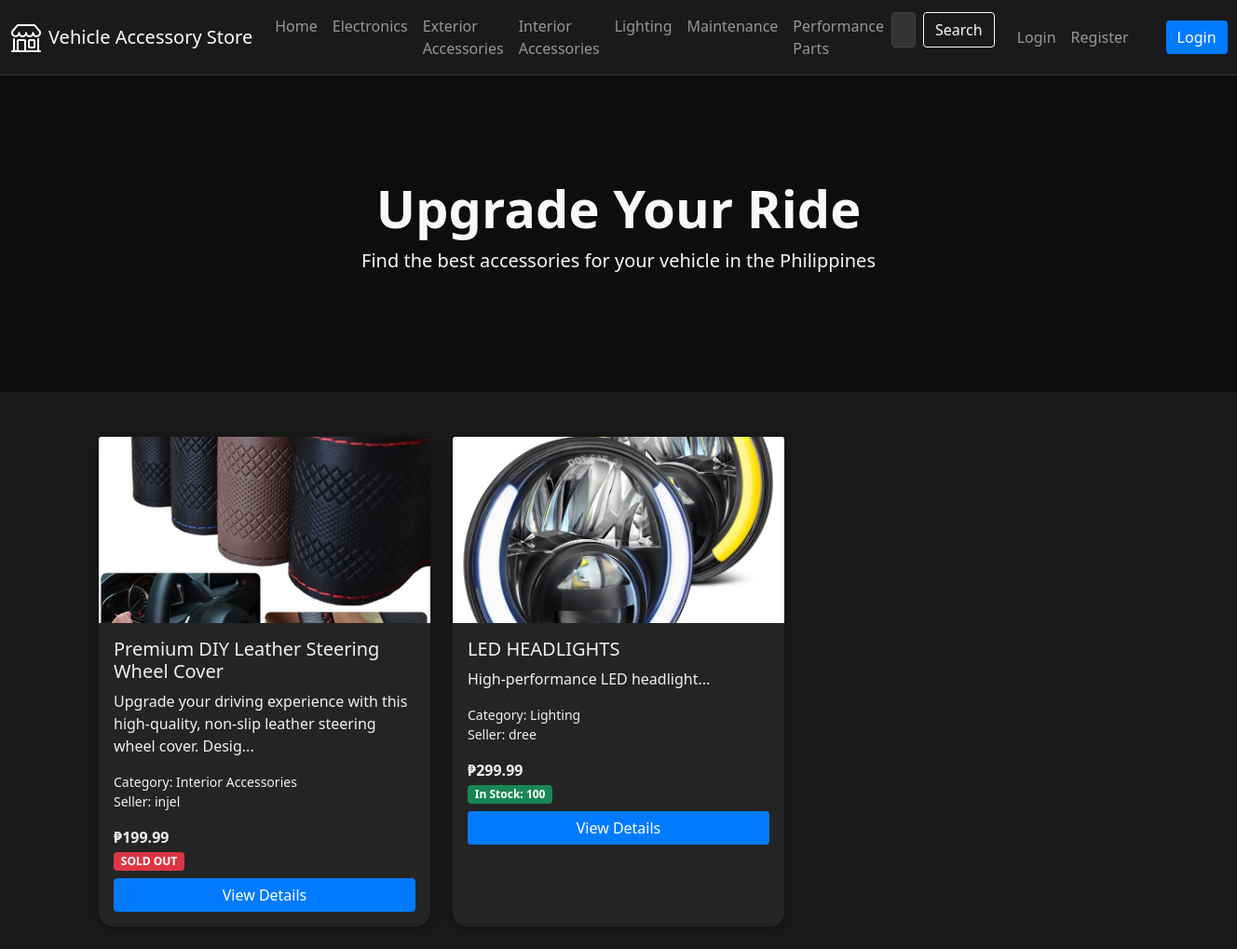
The page / on the database its author committed.
### tables this page shows
CREATE TABLE `categories` (
  `id` int(11) NOT NULL,
  `name` varchar(50) NOT NULL,
  `description` text DEFAULT NULL,
  `created_at` timestamp NOT NULL DEFAULT current_timestamp(),
  `updated_at` timestamp NOT NULL DEFAULT current_timestamp() ON UPDATE current_timestamp()
);

CREATE TABLE `products` (
  `id` int(11) NOT NULL,
  `name` varchar(100) NOT NULL,
  `description` text NOT NULL,
  `price` decimal(10,2) NOT NULL,
  `category_id` int(11) NOT NULL,
  `image_path` varchar(255) NOT NULL,
  `user_id` int(11) NOT NULL,
  `created_at` timestamp NOT NULL DEFAULT current_timestamp(),
  `updated_at` timestamp NOT NULL DEFAULT current_timestamp() ON UPDATE current_timestamp(),
  `stock` int(11) NOT NULL DEFAULT 0
);

CREATE TABLE `users` (
  `id` int(11) NOT NULL,
  `username` varchar(50) NOT NULL,
  `email` varchar(100) NOT NULL,
  `password` varchar(255) NOT NULL,
  `full_name` varchar(100) NOT NULL,
  `address` text NOT NULL,
  `phone` varchar(20) NOT NULL,
  `role` enum('customer','seller','admin') DEFAULT 'customer',
  `created_at` timestamp NOT NULL DEFAULT current_timestamp(),
  `updated_at` timestamp NOT NULL DEFAULT current_timestamp() ON UPDATE current_timestamp(),
  `security_question_id` int(11) DEFAULT NULL,
  `security_answer` varchar(255) DEFAULT NULL
);

### index.php (the view, shortened to what this page needs)
<?php
require_once 'config/database.php';
$stmt = $conn->query("SELECT * FROM categories ORDER BY name");
$categories = $stmt->fetchAll();
$query = "SELECT p.*, c.name as category_name, u.username
          FROM products p
          JOIN categories c ON p.category_id = c.id
          JOIN users u ON p.user_id = u.id
          WHERE 1=1";
$query .= " ORDER BY p.created_at DESC";
$stmt = $conn->prepare($query);
$params = [];
$stmt->execute($params);
$products = $stmt->fetchAll();
include 'includes/header.php';
?>
<!DOCTYPE html>
<html lang="en">
<head>
    <link href="https://cdn.jsdelivr.net/npm/bootstrap@5.1.3/dist/css/bootstrap.min.css" rel="stylesheet">
    <link rel="stylesheet" href="https://cdn.jsdelivr.net/npm/bootstrap-icons@1.7.2/font/bootstrap-icons.css">
    <link rel="stylesheet" href="/vehicle-accessory-store/main.css">
</head>
<body>
    <div class="hero-banner position-relative mb-5">
        <div class="hero-text position-absolute top-50 start-50 translate-middle text-center text-light" style="width:100%;">
            <h1 class="display-4 fw-bold animate__animated animate__fadeInDown">Upgrade Your Ride</h1>
            <p class="lead animate__animated animate__fadeInUp">Find the best accessories for your vehicle in the Philippines</p>
        </div>
    </div>
    <div class="container mt-4">
        <div class="row">
            <?php foreach ($products as $product): ?>
                <div class="col-md-4 mb-4">
                    <div class="card h-100">
                        <img src="<?php echo htmlspecialchars($product['image_path'] ? $product['image_path'] : '/vehicle-accessory-store/product_images/default.jpg'); ?>" class="card-img-top" alt="<?php echo htmlspecialchars($product['name']); ?>" style="height: 200px; object-fit: cover;">
                        <div class="card-body">
                            <h5 class="card-title"><?php echo htmlspecialchars($product['name']); ?></h5>
                            <p class="card-text"><?php echo htmlspecialchars(substr($product['description'], 0, 100)) . '...'; ?></p>
                            <p class="card-text">
                                <small class="text-muted">
                                    Category: <?php echo htmlspecialchars($product['category_name']); ?><br>
                                    Seller: <?php echo htmlspecialchars($product['username']); ?>
                                </small>
                            </p>
                            <p class="card-text mb-1"><strong>₱<?php echo number_format($product['price'], 2); ?></strong></p>
                            <p class="card-text mb-2">
                                <?php if (isset($product['stock'])): ?>
                                    <?php if ($product['stock'] == 0): ?>
                                        <span class="badge bg-danger">SOLD OUT</span>
                                    <?php else: ?>
                                        <span class="badge bg-success">In Stock: <?php echo (int)$product['stock']; ?></span>
                                    <?php endif; ?>
                                <?php endif; ?>
                            </p>
                            <div class="d-grid gap-2">
                                <a href="/vehicle-accessory-store/products/view.php?id=<?php echo $product['id']; ?>" class="btn btn-primary">View Details</a>
                            </div>
                        </div>
                    </div>
                </div>
            <?php endforeach; ?>
        </div>
    </div>
</body>
</html>

### includes/header.php (shortened to what this page needs)
<nav class="navbar navbar-expand-lg navbar-dark bg-dark">
    <div class="container-fluid">
        <a class="navbar-brand d-flex align-items-center" href="/vehicle-accessory-store/index.php">
            <i class="bi bi-shop me-2" style="font-size: 2rem;"></i>
            Vehicle Accessory Store
        </a>
        <div class="collapse navbar-collapse" id="navbarNav">
            <ul class="navbar-nav me-auto">
                <li class="nav-item">
                    <a class="nav-link" href="/vehicle-accessory-store/index.php">Home</a>
                </li>
                <?php foreach ($categories as $category): ?>
                    <li class="nav-item">
                        <a class="nav-link" href="/vehicle-accessory-store/index.php?category=<?php echo $category['id']; ?>">
                            <?php echo htmlspecialchars($category['name']); ?>
                        </a>
                    </li>
                <?php endforeach; ?>
            </ul>
            <form class="d-flex me-3" action="/vehicle-accessory-store/index.php" method="GET">
                <input class="form-control me-2" type="search" name="search" placeholder="Search products" value="<?php echo isset($_GET['search']) ? htmlspecialchars($_GET['search']) : ''; ?>">
                <button class="btn btn-outline-light" type="submit">Search</button>
            </form>
            <ul class="navbar-nav">
                <?php if (isset($_SESSION['user_id'])): ?>
                    <li class="nav-item">
                        <a class="nav-link" href="/vehicle-accessory-store/cart.php">
                            <i class="bi bi-cart"></i> Cart
                            <?php if ($cart_count > 0): ?>
                                <span class="badge bg-danger"><?php echo $cart_count; ?></span>
                            <?php endif; ?>
                        </a>
                    </li>
                    <?php if ($_SESSION['role'] === 'seller'): ?>
                        <li class="nav-item">
                            <a class="nav-link" href="/vehicle-accessory-store/products/add.php">Add Product</a>
                        </li>
                        <li class="nav-item">
                            <a class="nav-link" href="/vehicle-accessory-store/my_products.php" id="my-products-link">My Products</a>
                        </li>
                        <li class="nav-item">
                            <a class="nav-link" href="/vehicle-accessory-store/dashboard.php">Seller Dashboard</a>
                        </li>
                    <?php endif; ?>
                    <?php if ($_SESSION['role'] === 'customer'): ?>
                        <li class="nav-item">
                            <a class="nav-link" href="/vehicle-accessory-store/my_orders.php">My Orders</a>
                        </li>
                    <?php endif; ?>
                    <?php if ($_SESSION['role'] === 'admin'): ?>
                        <li class="nav-item">
                            <a class="nav-link" href="/vehicle-accessory-store/dashboard.php">Admin Dashboard</a>
                        </li>
                    <?php endif; ?>
                    <li class="nav-item">
                        <a class="nav-link" href="/vehicle-accessory-store/auth/logout.php">Logout</a>
                    </li>
                <?php else: ?>
                    <li class="nav-item">
                        <a class="nav-link" href="/vehicle-accessory-store/auth/login.php">Login</a>
                    </li>
                    <li class="nav-item">
                        <a class="nav-link" href="/vehicle-accessory-store/auth/register.php">Register</a>
                    </li>
                <?php endif; ?>
            </ul>
            <div class="d-flex align-items-center ms-3">
                <?php if (isset($_SESSION['user_id'])): ?>
                    <a href="/vehicle-accessory-store/profile.php" class="profile-icon ms-3" title="Profile">
                        <i class="bi bi-person-circle" style="font-size: 2rem; color: #3ea6ff;"></i>
                    </a>
                <?php else: ?>
                    <a href="/vehicle-accessory-store/auth/login.php" class="btn btn-primary ms-3">Login</a>
                <?php endif; ?>
            </div>
        </div>
    </div>
</nav>

### main.css (style rules this page uses)
html, body { height: 100%; min-height: 100%; background: #1a1a1a !important; color: #e5e7eb !important; }
body { font-family: 'Segoe UI', Arial, sans-serif; margin: 0; padding: 0; }
.navbar, .footer, footer, .bg-dark { background-color: #242424 !important; color: #e5e7eb !important; border-bottom: 1px solid #333; box-shadow: 0 2px 8px rgba(0,0,0,0.2); }
.card, .modal-content, .dropdown-menu { background-color: #242424 !important; color: #e5e7eb !important; border-radius: 1rem; box-shadow: 0 4px 24px rgba(0,0,0,0.2); border: 1px solid #333; transition: transform 0.2s, box-shadow 0.2s; }
.form-control, .form-select { background-color: #333 !important; color: #e5e7eb !important; border-color: #444; transition: box-shadow 0.2s, border-color 0.2s; }
a, a:visited { color: #3ea6ff; transition: color 0.2s; }
.btn, .btn-primary, .btn-outline-light { transition: background 0.2s, color 0.2s, box-shadow 0.2s; }
.btn-primary { background: #3ea6ff; color: #fff; border: none; }
main, .container { animation: fadeInBody 1s; }
.container, .row { background: transparent !important; color: #e5e7eb !important; box-shadow: none !important; }
.hero-banner { background: #1a1a1a !important; min-height: 340px; width: 100vw; position: relative; overflow: hidden; }
.hero-banner::before { content: ''; position: absolute; inset: 0; background: rgba(0,0,0,0.5); z-index: 1; pointer-events: none; }
.hero-text { position: absolute; top: 50%; left: 50%; z-index: 2; transform: translate(-50%, -50%); width: 100%; color: #e5e7eb; }
.container, .row, .bg-white, .bg-light, main, .hero-banner, .hero-banner img { background: transparent !important; color: #e5e7eb !important; box-shadow: none !important; }

### index.php (style rules this page uses)
body { background: #181a1b; color: #f1f1f1; }
.card { background: #23272b; border: none; box-shadow: 0 2px 16px rgba(0,0,0,0.4); transition: transform 0.2s, box-shadow 0.2s; }
.card-title, .card-text, .text-muted { color: #f1f1f1 !important; }
.btn-primary, .btn-success { border: none; }
.btn-primary { background: #007bff; }
.navbar, .navbar-dark.bg-dark { background: #181a1b !important; }
.card-img-top { background: #181a1b; }

### rows shown on the page
categories: name "Electronics"
categories: name "Exterior Accessories"
categories: name "Interior Accessories"
categories: name "Lighting"
categories: name "Maintenance"
categories: name "Performance Parts"
products: image_path (picture), name "Premium DIY Leather Steering Wheel Cover", description "Upgrade your driving experience with this high-quality, non-slip leather steering wheel cover. Desig", category.name "Interior Accessories", user.username "injel", price "199.99", stock "SOLD OUT"
products: image_path (picture), name "LED HEADLIGHTS", description "High-performance LED headlight", category.name "Lighting", user.username "dree", price "299.99", stock "100"
